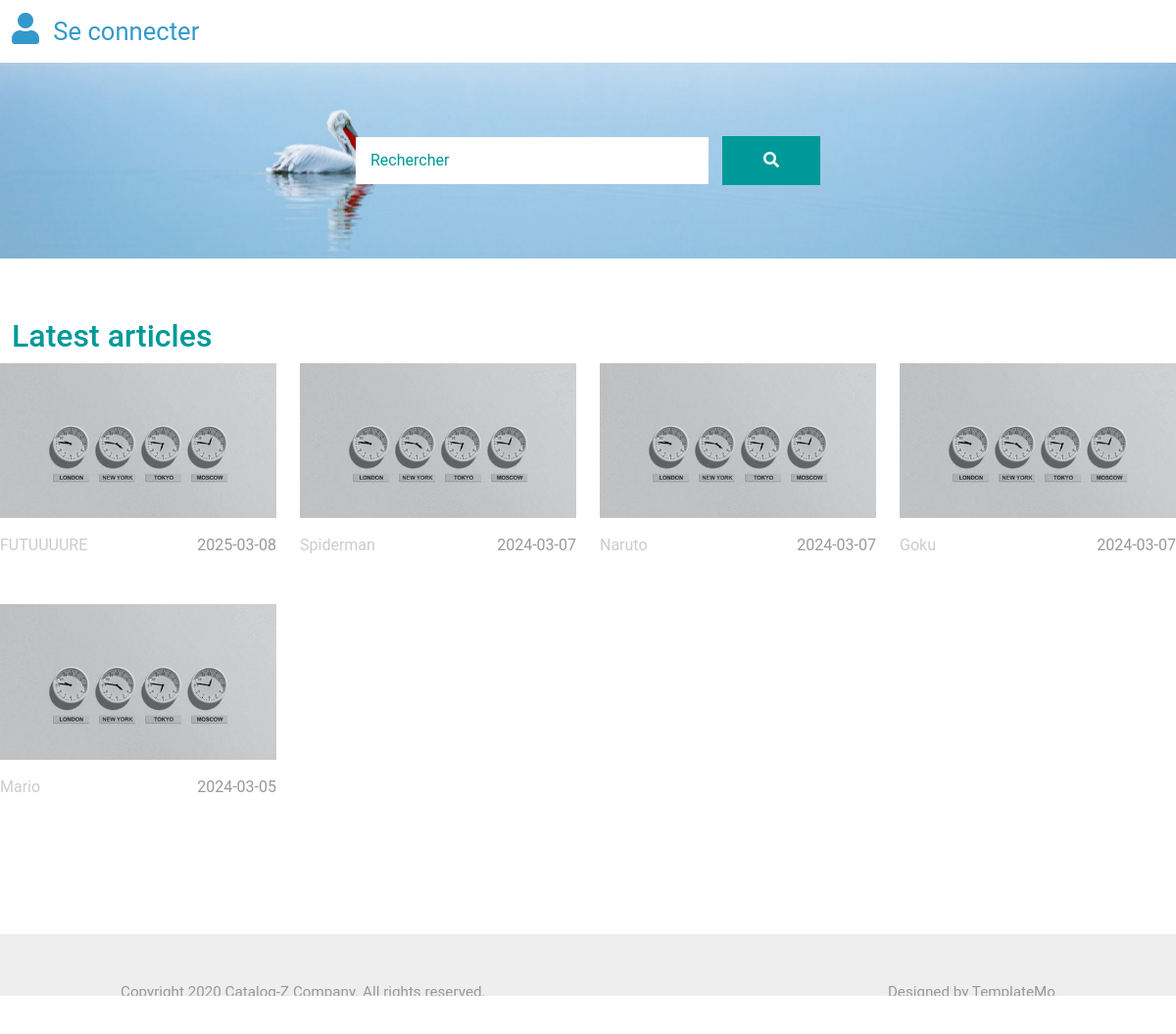
The page / on the database its author committed.
### tables this page shows
CREATE TABLE Articles (
    id INTEGER PRIMARY KEY,
    identifiant TEXT,
    titre TEXT,
    auteur TEXT,
    date_de_publication DATE,
    contenu TEXT
);

### app.py (the view)
@app.route('/', methods=["GET", "POST"])
def index():
    username = session.get("username")
    conn = get_db().get_connection()
    cursor = conn.cursor()
    if request.method == "POST":
        recherche = request.form["search"]
        resultat = rechercher_article(recherche, conn, cursor)
        return render_template('index.html',
                               username=username, Articles=resultat)
    else:
        cursor.execute(
            "SELECT DISTINCT * FROM Articles WHERE date_de_publication <= CURRENT_DATE ORDER BY date_de_publication DESC LIMIT 5"
        )
        articles = cursor.fetchall()
        return render_template('index.html',
                               username=username, Articles=articles)

### app.py (called while the page is built)
def get_db():
    database = getattr(g, "_database", None)
    if database is None:
        g._database = Database()
    return g._database

### database.py (called while the page is built)
    def get_connection(self):
        if self.connection is None:
            self.connection = sqlite3.connect('db/database.db')
        return self.connection

    def close_connection(self):
        if self.connection is not None:
            self.connection.close()

    def create_tables(self):
        connection = self.get_connection()
        with open('db/utilisateurs.sql') as f:
            commands = f.read().split(';')
            for command in commands:
                if command.strip() != '':
                    connection.execute(command)
        connection.commit()

    def __del__(self):
        self.close_connection()

### templates/index.html (shortened to what this page needs)
{% extends 'base.html' %}
{% block content %}
<main>
    <div class="container-fluid tm-container-content tm-mt-60">
        {% if username %}
        <div class="row mb-4">
            <h2 class="col-6 tm-text-primary">
                All articles
            </h2>
        </div>
        {% else %}
        <h2 class="col-6 tm-text-primary">
            Latest articles
        </h2>
        {% endif %}
    </div>
    <div class="row tm-mb-90 tm-gallery">
        {% for article in Articles %}
        <div class="col-xl-3 col-lg-4 col-md-6 col-sm-6 col-12 mb-5">
            <figure class="effect-ming tm-video-item">
                <img src="/static/img/img-03.jpg" alt="Image" class="img-fluid">
                <figcaption class="d-flex align-items-center justify-content-center">
                </figcaption>
            </figure>
            <div class="d-flex justify-content-between tm-text-gray">
                <span class="tm-text-gray-light">{{article[2]}}</span>
                <span>{{article[4]}}</span>
            </div>
        </div>
        {% endfor %}
    </div>
</main>
{% endblock %}

### templates/base.html (shortened to what this page needs)
<!DOCTYPE html>
<html lang="en">
<head>
    <link rel="stylesheet" href="/static/css/bootstrap.min.css">
    <link rel="stylesheet" href="/static/fontawesome/css/all.min.css">
    <link rel="stylesheet" href="/static/css/templatemo-style.css">
</head>
<body>
    <nav class="navbar navbar-expand-lg">
        <div class="container-fluid">
            {%if username%}
            <a class="navbar-brand">
                <i class="fas fa-user mr-2"></i>
                {{ username }}
            </a>
            <div class="ml-auto">
                <a href="{{ url_for('utilisateur') }}" class="btn btn-primary">Consulter utilisateurs</a>
                </div>
            {%else%}
            <a class="navbar-brand" href="{{ url_for('login') }}">
                <i class="fas fa-user mr-2"></i>
                Se connecter
            </a>
            {%endif%}
        </div>
    </nav>
    <div class="tm-hero d-flex justify-content-center align-items-center" data-parallax="scroll" data-image-src="/static/img/hero.jpg">
        <form class="d-flex tm-search-form" method="post" action="/">
            <input class="form-control tm-search-input" id = "search" type="search" name="search" placeholder="Rechercher" aria-label="Search">
            <button class="btn btn-outline-success tm-search-btn" type="submit" name="menu_btn" value="search">
                <i class="fas fa-search"></i>
            </button>
        </form>
    </div>
        {% block content %}{% endblock %}
    <footer class="tm-bg-gray pt-5 pb-3 tm-text-gray tm-footer">
        <div class="container-fluid tm-container-small">
            <div class="row">
                <div class="col-lg-8 col-md-7 col-12 px-5 mb-3">
                    Copyright 2020 Catalog-Z Company. All rights reserved.
                </div>
                <div class="col-lg-4 col-md-5 col-12 px-5 text-right">
                    Designed by <a href="https://templatemo.com" class="tm-text-gray" rel="sponsored" target="_parent">TemplateMo</a>
                </div>
            </div>
        </div>
    </footer>
</body>
</html>

### static/css/templatemo-style.css (style rules this page uses)
a { text-decoration: none; transition: all 0.3s ease; }
.container-fluid { max-width: 1770px; }
.tm-container-small { max-width: 1050px; }
.btn { border-radius: 0; }
.form-control { padding: 10px 20px; width: 100%; height: auto; }
.navbar-brand { color: #3399CC; font-size: 1.6rem; }
.navbar-brand i { font-size: 2rem; }
.tm-hero { min-height: 200px; background: transparent; }
.tm-mt-60 { margin-top: 60px; }
.tm-mb-90 { margin-bottom: 90px; }
.tm-text-primary { color: #009999; }
.tm-bg-gray { background-color: #EEEEEE; }
.tm-search-input { width: 360px; border-radius: 0; padding: 12px 15px; color: #009999; border: none; }
.tm-search-input::placeholder { color: #009999; opacity: 1; }
.tm-search-btn { color: white; background-color: #009999; border: none; width: 100px; height: 50px; margin-left: -1px; }
p, .tm-text-gray { color: #999; }
.tm-text-gray-light { color: #CCC; }
.tm-video-item { position: relative; overflow: hidden; text-align: center; cursor: pointer; }
.tm-video-item img { position: relative; display: block; min-height: 100%; max-width: 100%; opacity: 0.8; }
.tm-video-item figcaption { padding: 2em; color: #fff; text-transform: uppercase; font-size: 1.25em; -webkit-backface-visibility: hidden; backface-visibility: hidden; }
.tm-video-item figcaption::before, .tm-video-item figcaption::after { pointer-events: none; }
.tm-video-item figcaption, .tm-video-item figcaption > a { position: absolute; top: 0; left: 0; width: 100%; height: 100%; }
figure.effect-ming { background: #030c17; }
figure.effect-ming img { opacity: 0.9; -webkit-transition: opacity 0.35s; transition: opacity 0.35s; }
figure.effect-ming figcaption::before { position: absolute; top: 30px; right: 30px; bottom: 30px; left: 30px; border: 2px solid #fff; box-shadow: 0 0 0 30px rgba(255,255,255,0.2); content: ''; opacity: 0; -webkit-transition: opacity 0.35s, -webkit-transform 0.35s; transition: opacity 0.35s, transform 0.35s; -webkit-transform: scale3d(1.4,1.4,1); transform: scale3d(1.4,1.4,1); }
.tm-footer { font-size: 0.95rem; }
.form-control, input:-internal-autofill-selected, select:not([multiple]) { color: #009999 !important; }
.form-control::placeholder { color: #009999; opacity: 1; }
body { font-family: 'Roboto', sans-serif; }
.tm-search-form { justify-content: space-between; align-items: center; }
.tm-search-input { margin-right: 15px; }

### rows shown on the page
Articles: titre "FUTUUUURE", date_de_publication "2025-03-08"
Articles: titre "Spiderman", date_de_publication "2024-03-07"
Articles: titre "Naruto", date_de_publication "2024-03-07"
Articles: titre "Goku", date_de_publication "2024-03-07"
Articles: titre "Mario", date_de_publication "2024-03-05"
